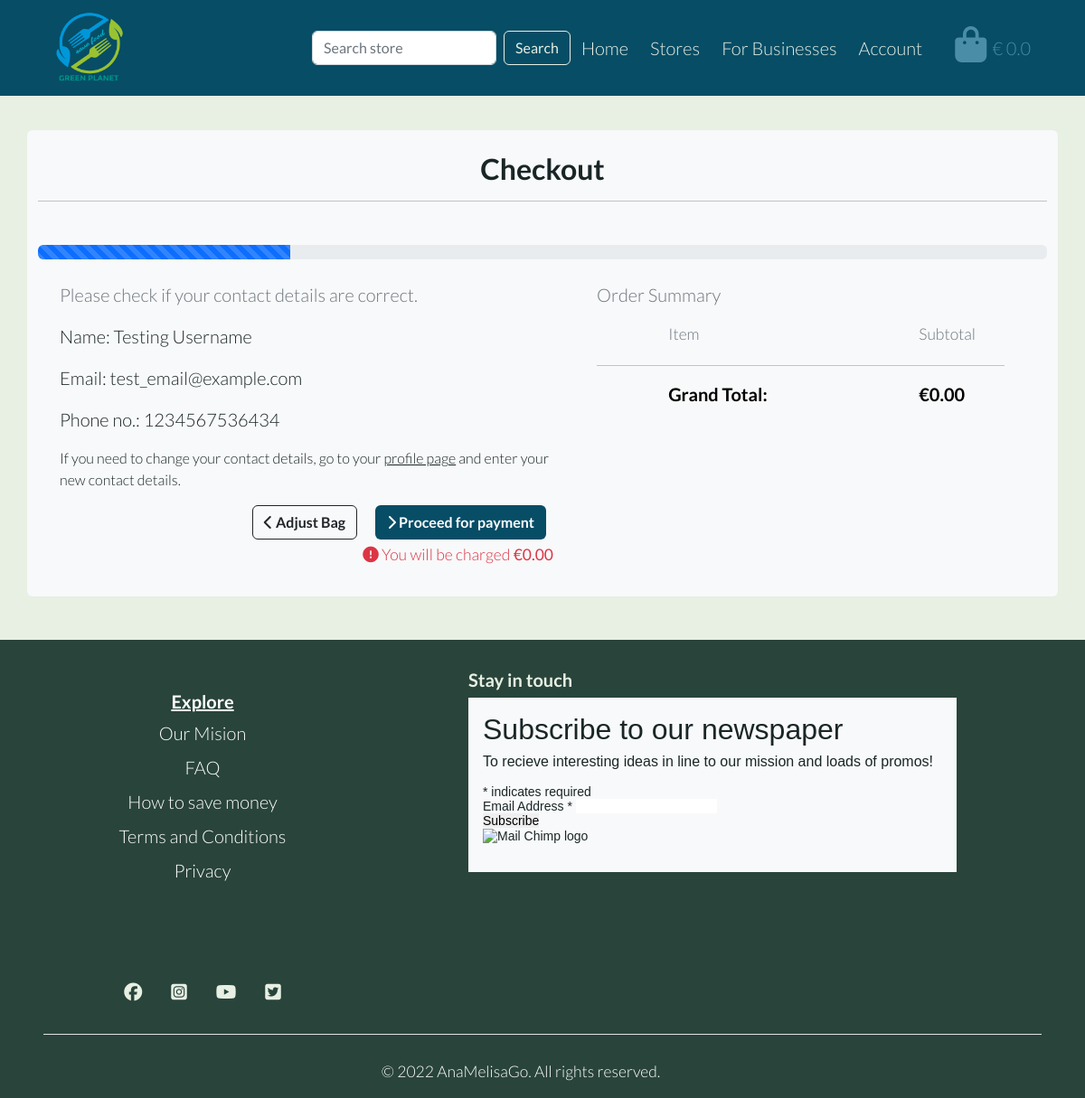
Page /checkout/checkout_user (signed in) on the committed database.
### userprofiles/models.py (models this page shows, shortened)
class UserProfile(models.Model):
    user = models.OneToOneField(User, on_delete=models.CASCADE)
    default_phone_number = models.CharField(
        max_length=20, null=True, blank=True
    )

### checkout/views.py (the view)
# urls.py: path('checkout_user', views.checkout_user, name='checkout_user'),
def checkout_user(request):
    if request.user.is_authenticated:
        profile = get_object_or_404(UserProfile, user=request.user)
    else:
        return redirect(reverse('account_signup'))
    template = 'checkout/checkout_user.html'
    context = {
        'profile': profile,
    }
    return render(request, template, context)

### bag/contexts.py (called while the page is built, shortened)
def bag_contents(request):
    b_type = BusinessType.objects.all()
    bag_items = []
    grand_total = 0
    bag = request.session.get('bag', {})
    context = {
        'bag_items': bag_items,
        'grand_total': grand_total,
        'b_type': b_type,
    }
    return context

### checkout/templates/checkout/checkout_user.html (shortened to what this page needs)
{% extends "base.html" %}
{% load static %}
{% load crispy_forms_tags %}
{% block extra_css %}
<link rel="stylesheet" href="{% static 'checkout/css/checkout.css' %}">
{% endblock %}
{% block content %}
<div class="container py-3 mt-md-5 mt-4 mb-5 bg-light rounded py-2">
    <div class="row">
        <div class="col text-center py-2">
            <h2 class="fw-bold">Checkout</h2>
            <hr class="my-3">
        </div>
    </div>
    <div class="progress my-4">
        <div class="progress-bar progress-bar-striped progress-bar-animated" role="progressbar"
            aria-label="Animated striped example" aria-valuenow="25" aria-valuemin="0" aria-valuemax="100"
            style="width: 25%"></div>
    </div>
    <div class="row">
        <div class="col-12 col-lg-5 order-lg-last mb-5">
            <p class="text-muted">Order Summary</p>
            <div class="row">
                <div class="col-7 offset-2">
                    <p class="mb-1 mt-0 small text-muted">Item</p>
                </div>
                <div class="col-3 text-right">
                    <p class="mb-1 mt-0 small text-muted">Subtotal</p>
                </div>
            </div>
            <hr>
            <div class="row text-black text-right">
                <div class="col-7 offset-2">
                    <p class="my-0 fw-bold">Grand Total:</p>
                </div>
                <div class="col-3">
                    <p class="my-0 fw-bold">€{{ grand_total | floatformat:2 }}</p>
                </div>
            </div>
        </div>
        <div class="col-12 col-lg-6 mx-lg-4">
            <div>
                <p class="text-muted">Please check if your contact details are correct.</p>
                <p>Name:
                    {% if profile.user.first_name or profile.user.last_name %}
                        {{ profile.user.get_full_name }}
                    {% else %}
                        {{ profile.user.username }}
                    {% endif %}
                </p>
                <p>Email: {{ profile.user.email }}</p>
                <p>Phone no.: {{ profile.default_phone_number }}</p>
            </div>
            <div>
                <p class="fs-6">If you need to change your contact details, go to your <a
                        href="{% url 'edit_profile' %}" class="text-decoration-underline">profile page</a> and enter
                    your new contact details.</p>
            </div>
            <div class="text-end my-3">
                <a href="{% url 'view_bag' %}" class="btn btn-outline-dark mx-2">
                    <span class="icon">
                        <i class="fas fa-chevron-left"></i>
                    </span>
                    <span class="fw-bold">Adjust Bag</span>
                </a>
                <a href="{% url 'checkout' %}" class="btn btn-dark-ocean mx-2">
                    <span class="icon">
                        <i class="fas fa-chevron-right"></i>
                    </span>
                    <span class="fw-bold">Proceed for payment</span>
                </a>
                <p class="small text-danger my-1">
                    <span class="icon">
                        <i class="fas fa-exclamation-circle"></i>
                    </span>
                    <span>You will be charged <strong>€{{ grand_total|floatformat:2 }}</strong></span>
                </p>
            </div>
        </div>
    </div>
</div>
{% endblock %}

### static/css/base.css (style rules this page uses)
:root { --planet-trans-cloud: rgba(194, 219, 232, 0.75); --planet-trans-black: rgba(26, 38, 38, 0.3); --planet-black-night: #1a2626; --planet-dark-tree: #29443b; --planet-dark-ocean: #074d66; --planet-sky-blue: #4a8da7; --planet-white-leaf: #e7f0e3; --planet-brown-leaf: #946C3E; --planet-yellow-leaf: #99C233; }
* { padding: 0; margin: 0; border: none; }
html { height: 100%; }
body { background-color: var(--planet-white-leaf); font-weight: 300; color: var(--planet-black-night); font-size: 20px; font-family: 'Lato', sans-serif; }
a { color: var(--planet-black-night); text-decoration: none; }
.btn-dark-ocean { background-color: var(--planet-dark-ocean); color: #fff; }

### rows in the picture
UserProfile: user.get_full_name "Testing Username", user.email "test_email@example.com", default_phone_number "1234567536434"

### other values in the picture
{{ grand_total | floatformat:2 }} "0.00"
{{ grand_total|floatformat:2 }} "0.00"
